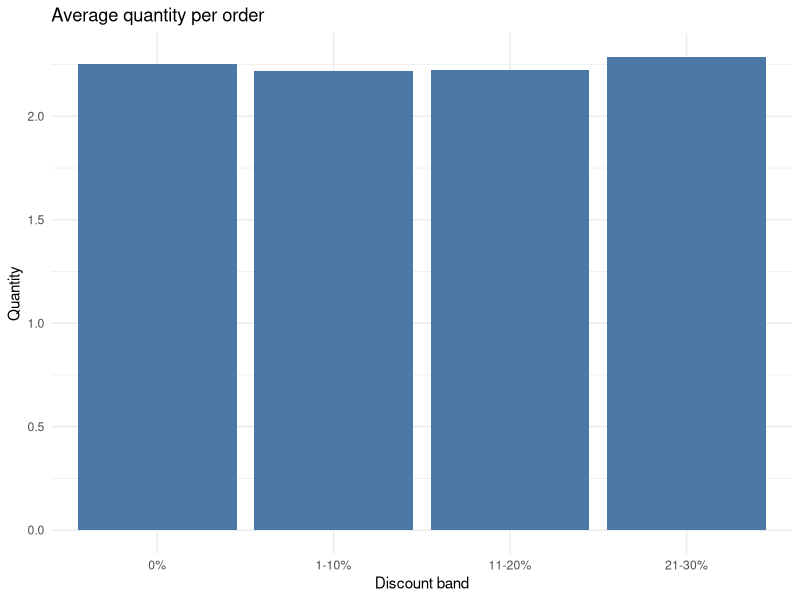
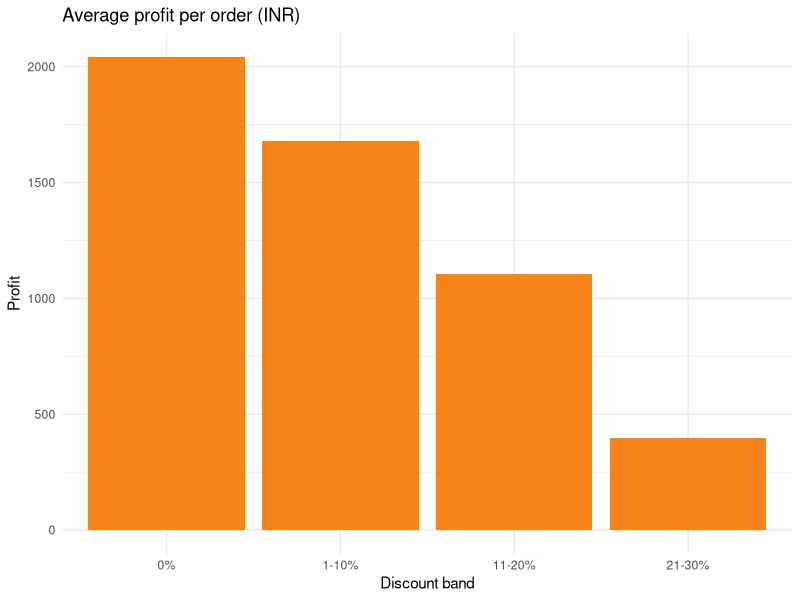
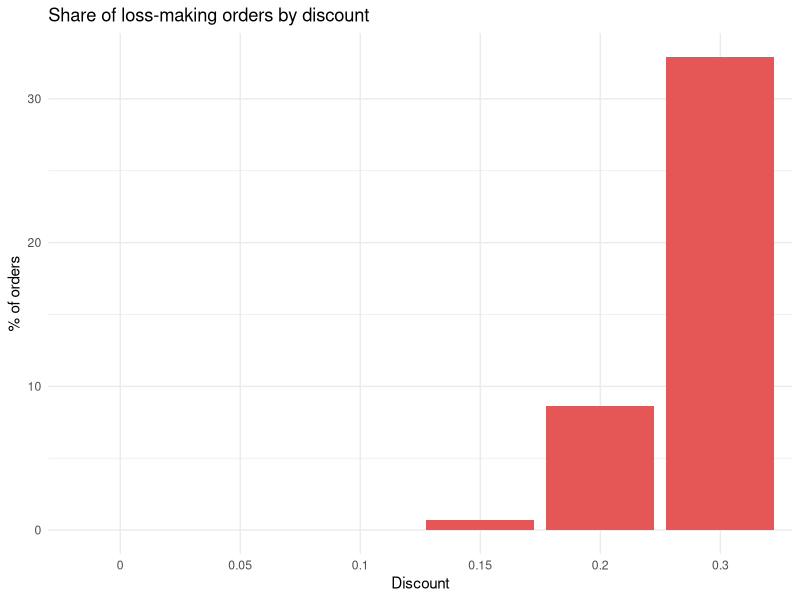
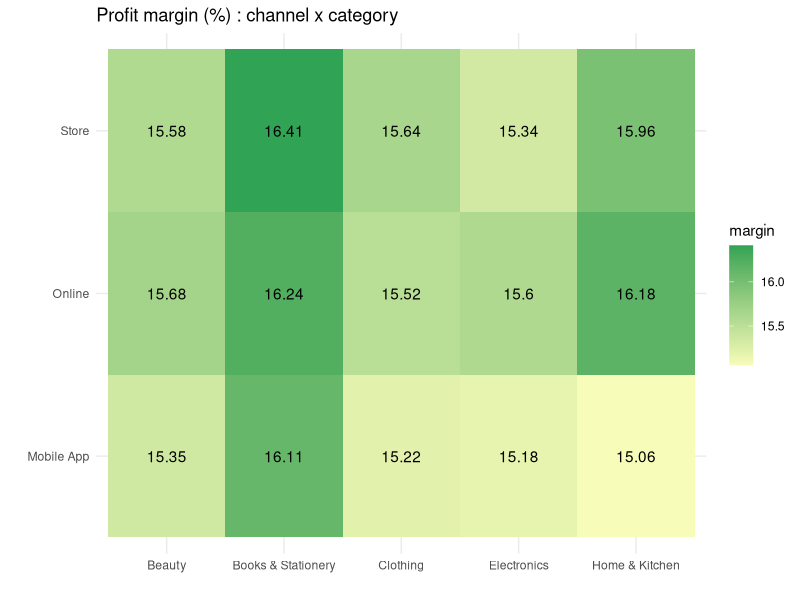
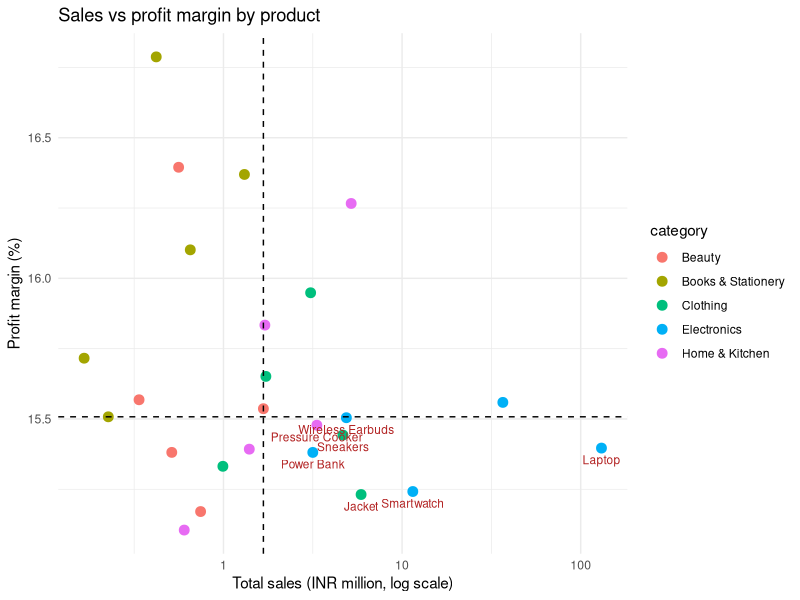
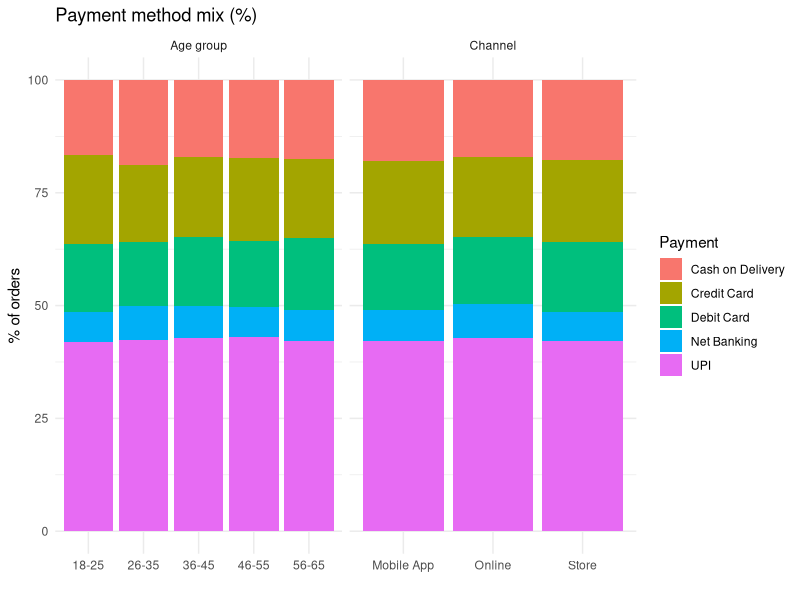
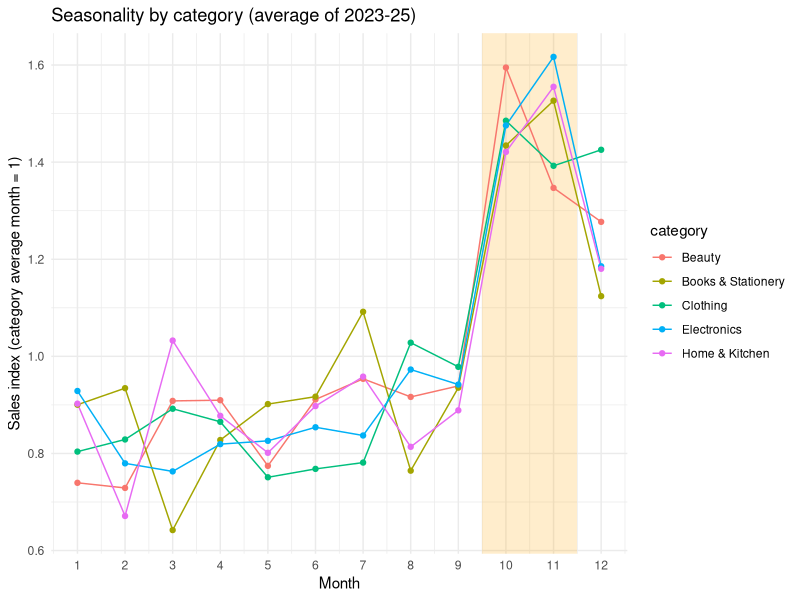
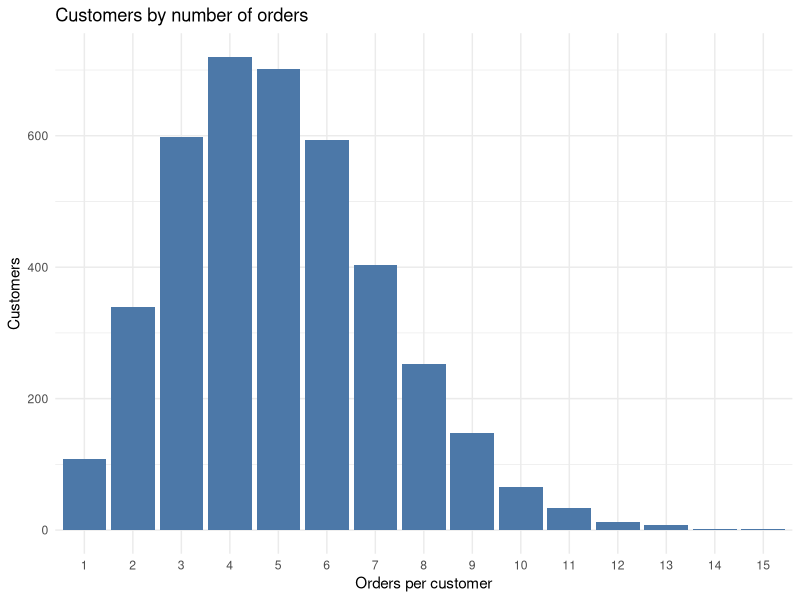

Recreate these plots in R, in order.
# =====================================================================
# Statistical Data Analysis using R - FA-2 Activity
# Project : Retail Sales Analysis (sales_data.csv, 20,000 orders, INR)
# Packages: dplyr, tidyr, ggplot2, lubridate, scales
# =====================================================================
# install.packages(c("dplyr","tidyr","ggplot2","lubridate","scales"))
library(dplyr); library(tidyr); library(ggplot2); library(lubridate); library(scales)

dir.create("figs", showWarnings = FALSE)

# ---------------------------------------------------------------------
# 0. LOAD AND PREPARE DATA
# ---------------------------------------------------------------------
df <- read.csv("sales_data.csv", stringsAsFactors = FALSE)
df$order_date <- as.Date(df$order_date)
df$month <- month(df$order_date)
df$year  <- year(df$order_date)
str(df); summary(df)
colSums(is.na(df))                       # only rating has missing values (~1%)

# Rating imputation (median) - used only where rating is analysed
df$rating[is.na(df$rating)] <- median(df$rating, na.rm = TRUE)

# Derived variables
df$margin_order <- df$profit / df$sales
df$band <- cut(df$discount, breaks = c(-0.001, 0, 0.10, 0.20, 0.30),
               labels = c("0%", "1-10%", "11-20%", "21-30%"))
df$age_group <- cut(df$age, breaks = c(17, 25, 35, 45, 55, 65),
                    labels = c("18-25", "26-35", "36-45", "46-55", "56-65"))

# ---------------------------------------------------------------------
# PROBLEM 1: Discount vs quantity per order and profit per order
# ---------------------------------------------------------------------
p1 <- df %>% group_by(band) %>%
  summarise(orders = n(), avg_qty = mean(quantity), avg_profit = mean(profit),
            margin = sum(profit) / sum(sales))
print(p1)

# Share of loss-making orders at each discount level
loss <- df %>% group_by(discount) %>%
  summarise(orders = n(), pct_loss = 100 * mean(profit < 0))
print(loss)

kruskal.test(quantity ~ band, data = df)           # does basket size differ?
cor.test(df$discount, df$quantity, method = "spearman")
cor.test(df$discount, df$profit)                   # Pearson

ggplot(p1, aes(band, avg_qty)) + geom_col(fill = "#4C78A8") +
  labs(title = "Average quantity per order", x = "Discount band", y = "Quantity") +
  theme_minimal()
ggsave("figs/p1_qty.png", width = 5, height = 3.5)
ggplot(p1, aes(band, avg_profit)) + geom_col(fill = "#F58518") +
  labs(title = "Average profit per order (INR)", x = "Discount band", y = "Profit") +
  theme_minimal()
ggsave("figs/p1_profit.png", width = 5, height = 3.5)
ggplot(loss, aes(factor(discount), pct_loss)) + geom_col(fill = "#E45756") +
  labs(title = "Share of loss-making orders by discount", x = "Discount", y = "% of orders") +
  theme_minimal()
ggsave("figs/p1_loss.png", width = 5.5, height = 3.5)

# ---------------------------------------------------------------------
# PROBLEM 2: Channel profit margin and channel x category pivot
# ---------------------------------------------------------------------
p2 <- df %>% group_by(channel) %>%
  summarise(orders = n(), sales = sum(sales), profit = sum(profit),
            margin = 100 * sum(profit) / sum(sales))
print(p2)

p2b <- df %>% group_by(channel, category) %>%
  summarise(margin = 100 * sum(profit) / sum(sales), .groups = "drop")
print(pivot_wider(p2b, names_from = category, values_from = margin))

kruskal.test(margin_order ~ channel, data = df)

ggplot(p2b, aes(category, channel, fill = margin)) + geom_tile() +
  geom_text(aes(label = round(margin, 2))) +
  scale_fill_gradient(low = "#F7FCB9", high = "#31A354") +
  labs(title = "Profit margin (%) : channel x category", x = "", y = "") +
  theme_minimal()
ggsave("figs/p2_heatmap.png", width = 8, height = 3.5)

# ---------------------------------------------------------------------
# PROBLEM 3: Products with high sales but low profit margin
# ---------------------------------------------------------------------
p3 <- df %>% group_by(product, category) %>%
  summarise(sales = sum(sales), profit = sum(profit), .groups = "drop") %>%
  mutate(margin = 100 * profit / sales)
med_s <- median(p3$sales); med_m <- median(p3$margin)
p3$flag <- ifelse(p3$sales >= med_s & p3$margin < med_m, "High sales, low margin", "Other")
print(p3 %>% arrange(desc(sales)))
print(filter(p3, flag != "Other"))

ggplot(p3, aes(sales / 1e6, margin, colour = category)) +
  geom_point(size = 3) + scale_x_log10() +
  geom_vline(xintercept = med_s / 1e6, linetype = "dashed") +
  geom_hline(yintercept = med_m, linetype = "dashed") +
  geom_text(data = filter(p3, flag != "Other"), aes(label = product),
            size = 3, vjust = 1.8, colour = "firebrick") +
  labs(title = "Sales vs profit margin by product",
       x = "Total sales (INR million, log scale)", y = "Profit margin (%)") +
  theme_minimal()
ggsave("figs/p3_scatter.png", width = 8, height = 5)

# ---------------------------------------------------------------------
# PROBLEM 4: Payment mix by age group and channel
# ---------------------------------------------------------------------
tab_age  <- table(df$age_group, df$payment_method)
tab_chan <- table(df$channel,   df$payment_method)
round(prop.table(tab_age,  1) * 100, 1)
round(prop.table(tab_chan, 1) * 100, 1)

chi_age  <- chisq.test(tab_age);  print(chi_age)
chi_chan <- chisq.test(tab_chan); print(chi_chan)
cramers_v <- function(t, chi) sqrt(unname(chi$statistic) / (sum(t) * (min(dim(t)) - 1)))
cramers_v(tab_age, chi_age); cramers_v(tab_chan, chi_chan)

mix <- bind_rows(
  as.data.frame(prop.table(tab_age,  1) * 100) %>% mutate(type = "Age group"),
  as.data.frame(prop.table(tab_chan, 1) * 100) %>% mutate(type = "Channel"))
names(mix)[1:3] <- c("group", "payment", "pct")
ggplot(mix, aes(group, pct, fill = payment)) + geom_col() +
  facet_wrap(~type, scales = "free_x") +
  labs(title = "Payment method mix (%)", x = "", y = "% of orders", fill = "Payment") +
  theme_minimal()
ggsave("figs/p4_payment.png", width = 10, height = 4)

# ---------------------------------------------------------------------
# PROBLEM 5: Seasonality and the Oct-Nov festive peak by category
# ---------------------------------------------------------------------
monthly <- df %>% group_by(category, year, month) %>%
  summarise(sales = sum(sales), .groups = "drop") %>%
  mutate(festive = month %in% c(10, 11))

fest <- monthly %>% group_by(category, festive) %>%
  summarise(avg_month_sales = mean(sales), .groups = "drop") %>%
  pivot_wider(names_from = festive, values_from = avg_month_sales) %>%
  mutate(festive_index = `TRUE` / `FALSE`)
print(fest)

for (ct in unique(monthly$category)) {          # Welch t-test per category
  x <- filter(monthly, category == ct)
  cat(ct, ": p =", t.test(sales ~ festive, data = x)$p.value, "\n")
}

season <- df %>% group_by(category, month) %>%
  summarise(sales = sum(sales) / 3, .groups = "drop") %>%
  group_by(category) %>% mutate(index = sales / mean(sales))
ggplot(season, aes(month, index, colour = category)) +
  annotate("rect", xmin = 9.5, xmax = 11.5, ymin = -Inf, ymax = Inf, alpha = .2, fill = "orange") +
  geom_line() + geom_point() + scale_x_continuous(breaks = 1:12) +
  labs(title = "Seasonality by category (average of 2023-25)",
       x = "Month", y = "Sales index (category average month = 1)") +
  theme_minimal()
ggsave("figs/p5_season.png", width = 9, height = 4)

# ---------------------------------------------------------------------
# PROBLEM 6: Repeat vs one-time buyers
# ---------------------------------------------------------------------
cust <- df %>% group_by(customer_id) %>%
  summarise(orders = n(), spend = sum(sales), profit = sum(profit)) %>%
  mutate(type = ifelse(orders > 1, "Repeat", "One-time"))
mean(cust$orders > 1)                            # repeat-buyer share
table(cust$orders)

df <- left_join(df, select(cust, customer_id, type), by = "customer_id")
df %>% group_by(type) %>%
  summarise(orders = n(), aov = mean(sales), median_aov = median(sales),
            avg_discount = mean(discount), avg_qty = mean(quantity))
cust %>% group_by(type) %>%
  summarise(customers = n(), avg_orders = mean(orders),
            avg_spend = mean(spend), avg_profit = mean(profit))

t.test(sales ~ type, data = df)                  # order value
wilcox.test(sales ~ type, data = df)
t.test(profit ~ type, data = cust)               # lifetime profit per customer

ggplot(cust, aes(factor(orders))) + geom_bar(fill = "#4C78A8") +
  labs(title = "Customers by number of orders", x = "Orders per customer", y = "Customers") +
  theme_minimal()
ggsave("figs/p6_orders.png", width = 6, height = 3.5)
